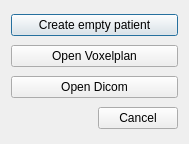
<?xml version="1.0" encoding="UTF-8"?>
<ui version="4.0">
 <class>NewPatientDialog</class>
 <widget class="QDialog" name="NewPatientDialog">
  <property name="geometry">
   <rect>
    <x>0</x>
    <y>0</y>
    <width>189</width>
    <height>144</height>
   </rect>
  </property>
  <property name="sizePolicy">
   <sizepolicy hsizetype="Preferred" vsizetype="Minimum">
    <horstretch>0</horstretch>
    <verstretch>0</verstretch>
   </sizepolicy>
  </property>
  <property name="minimumSize">
   <size>
    <width>0</width>
    <height>0</height>
   </size>
  </property>
  <property name="maximumSize">
   <size>
    <width>16777215</width>
    <height>538</height>
   </size>
  </property>
  <property name="windowTitle">
   <string>New patient</string>
  </property>
  <layout class="QVBoxLayout" name="verticalLayout">
   <item>
    <widget class="QPushButton" name="createEmpty_pushButton">
     <property name="text">
      <string>Create empty patient</string>
     </property>
    </widget>
   </item>
   <item>
    <widget class="QPushButton" name="openVoxelplan_pushButton">
     <property name="text">
      <string>Open Voxelplan</string>
     </property>
    </widget>
   </item>
   <item>
    <widget class="QPushButton" name="openDicom_pushButton">
     <property name="enabled">
      <bool>true</bool>
     </property>
     <property name="text">
      <string>Open Dicom</string>
     </property>
    </widget>
   </item>
   <item>
    <widget class="QDialogButtonBox" name="accept_buttonBox">
     <property name="standardButtons">
      <set>QDialogButtonBox::Cancel</set>
     </property>
    </widget>
   </item>
  </layout>
 </widget>
 <resources/>
 <connections/>
</ui>
